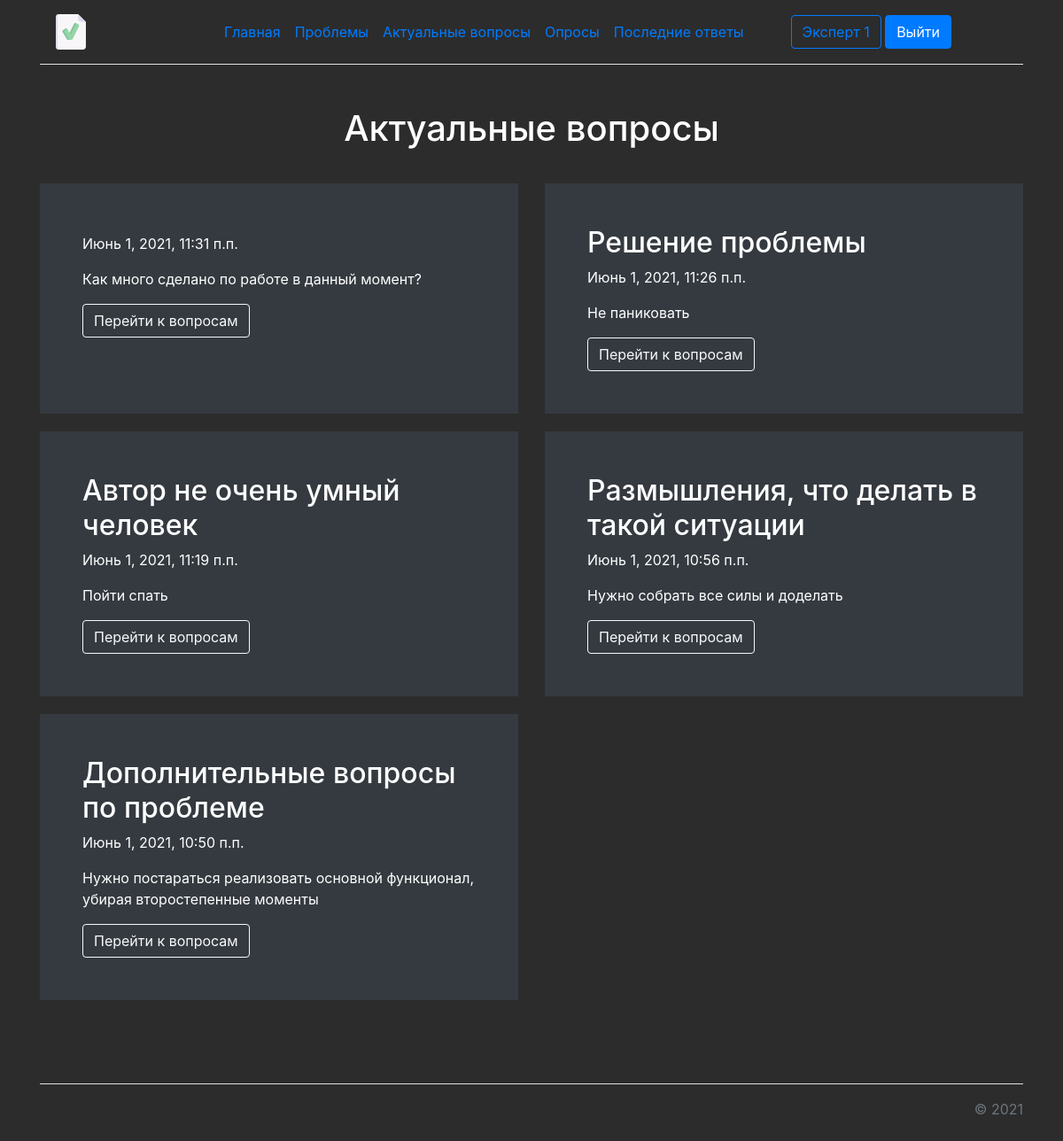
/projects/actual (signed in), run on the app's committed database.
### projects/models.py (models this page shows, shortened)
class Questions(models.Model):
    project = models.ForeignKey(Project, on_delete=models.CASCADE, null=True)
    date = models.DateTimeField('Дата создания', default=timezone.now)
    expert = models.ForeignKey(User, on_delete=models.CASCADE, null=True)
    title = models.CharField('Название', max_length=250, blank=True)
    question1 = models.TextField('Вопрос 1')
    question2 = models.TextField('Вопрос 2', null=True, blank=True)
    question3 = models.TextField('Вопрос 3', null=True, blank=True)
    question4 = models.TextField('Вопрос 4', null=True, blank=True)
    question5 = models.TextField('Вопрос 5', null=True, blank=True)
    class Meta:
        verbose_name = 'Список вопросов'
        verbose_name_plural = 'Списки вопросов'

### projects/views.py (the view)
# urls.py: path('actual', views.actual, name='actual'),
def actual(request):
    questions = Questions.objects.all().order_by('-date')
    return render(request, 'projects/actual.html', {'questions': questions})

### projects/templates/projects/actual.html (shortened to what this page needs)
{% extends 'main/layout.html' %}
{% block content %}
<div class="main-content">
    <div class="custom-h1">
        <h1>Актуальные вопросы</h1>
    </div>
    <div class="row align-items-md-stretch questions-blocks">
        {% if questions %}
        {% for question in questions %}
        {% if user in question.project.members.all %}
        <div class="col-md-6 local-img">
            <div class="h-100 p-5 text-white bg-dark rounded-3">
                <h2>{{ question.title }}</h2>
                <p>{{ question.date }}</p>
                <p>{{ question.question1 }}</p>
                <a href="{% url 'questions_details' question.id %}" class="btn btn-outline-light" role="button" data-bs-toggle="button">Перейти к вопросам</a>
            </div>
            </div>
        {% endif %}
        {% endfor %}
        {% endif %}
    </div>
</div>
{% endblock %}

### main/templates/main/layout.html (shortened to what this page needs)
{% load static %}
<!DOCTYPE html>
<html lang="en">
<head>
    <link rel="stylesheet" href="https://cdn.jsdelivr.net/npm/bootstrap@4.6.0/dist/css/bootstrap.min.css">
    <link rel="stylesheet" href="{% static 'main/css/main.css' %}">
    <link rel="stylesheet" href="https://use.fontawesome.com/releases/v5.8.2/css/all.css">
</head>
<body>
    <div class="container">
        <header class="d-flex flex-wrap align-items-center justify-content-center justify-content-md-between py-3 mb-4 border-bottom">
          <a href="{% url 'index' %}" class="d-flex align-items-center col-md-2 mb-2 mb-md-0 text-dark text-decoration-none">
            <img src="{% static 'main/img/logo.svg' %}" alt="Лого" width="40" height="40">
          </a>
          <ul class="nav col-12 col-md-auto mb-2 justify-content-center mb-md-0">
            <li><a href="{% url 'index' %}" class="nav-link px-2 link-secondary">Главная</a></li>
            <li><a href="{% url 'projects' %}" class="nav-link px-2 link-dark">Проблемы</a></li>
            <li><a href="{% url 'actual' %}" class="nav-link px-2 link-dark">Актуальные вопросы</a></li>
            <li><a href="{% url 'questionnaire' %}" class="nav-link px-2 link-dark">Опросы</a></li>
            <li><a href="{% url 'answers' %}" class="nav-link px-2 link-dark">Последние ответы</a></li>
          </ul>
          <div class="col-md-3 text-end">
            {% if user.is_authenticated %}
            <a href="{% url 'profile' %}" class="btn btn-outline-primary me-2" role="button" data-bs-toggle="button">{{ user.get_full_name }}</a>
            <a href="{% url 'logout' %}" class="btn btn-primary" role="button" data-bs-toggle="button">Выйти</a>
            {% else %}
            <a href="{% url 'login' %}" class="btn btn-outline-primary me-2" role="button" data-bs-toggle="button">Войти</a>
            <a href="{% url 'register' %}" class="btn btn-primary" role="button" data-bs-toggle="button">Регистрация</a>
            {% endif %}
          </div>
        </header>
    </div>
    <main>
        <div class="container py-4">
            {% block content %}
            {% endblock %}
            <footer class="pt-3 mt-4 text-muted border-top">
              &copy; 2021
            </footer>
          </div>
    </main>
</body>
</html>

### main/static/main/css/main.css (style rules this page uses)
body { background: #2c2c2c; }
main .custom-h1 h1 { color: #fff; text-align: center; padding-bottom: 30px; }
main .main-content { padding-bottom: 30px; }
.questions-blocks { margin-bottom: 20px; }
footer { text-align: right; }
.local-img { margin-bottom: 20px; }

### data on the page
Questions: date "Июнь 1, 2021, 11:31 п.п.", question1 "Как много сделано по работе в данный момент?"
Questions: title "Решение проблемы", date "Июнь 1, 2021, 11:26 п.п.", question1 "Не паниковать"
Questions: title "Автор не очень умный человек", date "Июнь 1, 2021, 11:19 п.п.", question1 "Пойти спать"
Questions: title "Размышления, что делать в такой ситуации", date "Июнь 1, 2021, 10:56 п.п.", question1 "Нужно собрать все силы и доделать"
Questions: title "Дополнительные вопросы по проблеме", date "Июнь 1, 2021, 10:50 п.п.", question1 "Нужно постараться реализовать основной функционал, убирая второстепенные моменты"

### other printed values
{{ user.get_full_name }} "Эксперт 1"
